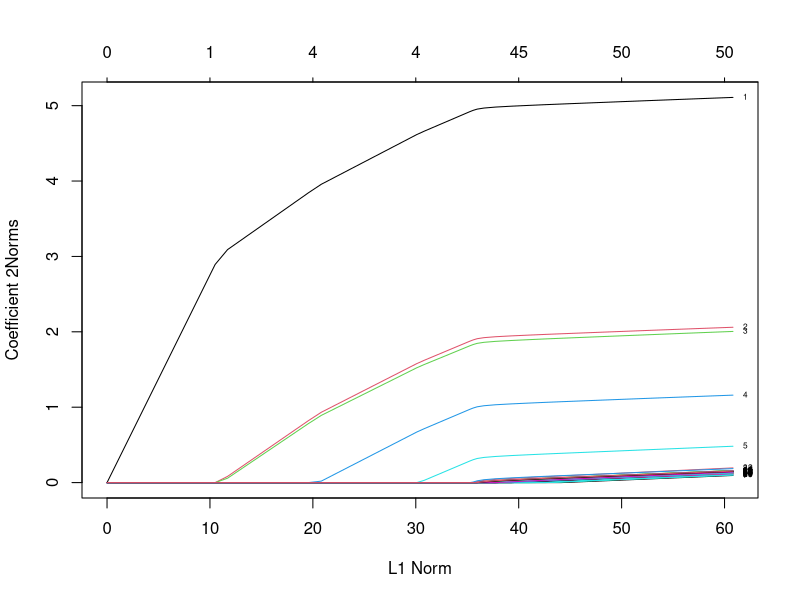

Reproduce this figure in R.
## ---- chunk 1
#library(MASS)
library(glmnet)
## ---- chunk 2
set.seed(65587)
# n = 1000, p = 50, l = 20 
X <- matrix(rnorm(50000), 1000, 50)

# Have 20 different responses
w_cov = diag(5)
diag(w_cov) = c(1, 0.25, 0.1, 0.05, 0.01)
set.seed(474753)
w = MASS::mvrnorm(n=20, mu = rep(0, 5), Sigma = w_cov)
w = t(w)
w2 = matrix(0, 45, 20) 
w = rbind(w, w2)
y = X %*% w   #nxpxpxl -> nxl
set.seed(12345)
# epsilon is the gaussian error. dimension: n * 3. 
epsilon <- matrix(rnorm(20000), 1000, 20)
y <- y + epsilon
## ---- chunk 3
mt_fit = glmnet(X, y, family = "mgaussian")
plot(mt_fit, type.coef = "2norm", label = TRUE)

## Use Cross Validation to select $\lambda$, and compare.
cv.mt_fit = cv.glmnet(X, y, family = "mgaussian", intercept = FALSE)
cv.fit1 = cv.glmnet(X, y[, 1], intercept = FALSE)
cv.fit2 = cv.glmnet(X, y[, 2], intercept = FALSE)
cv.fit3 = cv.glmnet(X, y[, 3], intercept = FALSE)
#plot(cv.mt_fit)
#plot(cv.fit1)
#plot(cv.fit2)
#plot(cv.fit3)

# multi-task
mt_beta = cbind(coef(cv.mt_fit)$y1, coef(cv.mt_fit)$y2, coef(cv.mt_fit)$y3)
mt_beta = mt_beta[-1, ]
print(mt_beta)
#print(sum((mt_beta - w) ^ 2))

# lasso for each response
lasso_beta = cbind(coef(cv.fit1), coef(cv.fit2), coef(cv.fit3))
lasso_beta = lasso_beta[-1, ]
print(lasso_beta)
#print(sum((lasso_beta - w) ^ 2))

